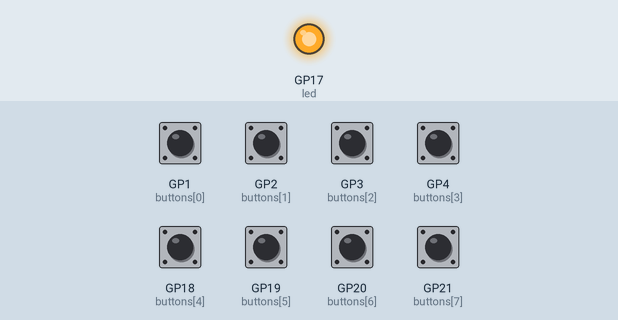
A program run on a simulated Raspberry Pi Pico running CircuitPython. Parts: output pins drawn as LEDs (lit = HIGH). The inputs (shaded band) are chosen by the test bench; at power-on: GP1 (buttons[0]), GP2 (buttons[1]), GP3 (buttons[2]), GP4 (buttons[3]), GP18 (buttons[4]), GP19 (buttons[5]), GP20 (buttons[6]), GP21 (buttons[7]) HIGH. USB keyboard and mouse output is not drawn.

Above: at 0.1 s.
Timing chart, 0 to 1.6 s (numbered marks = the images above):
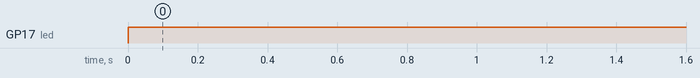

The program:

code.py
```python
import time
import board
import digitalio
import usb_hid
from adafruit_hid.keyboard import Keyboard
from adafruit_hid.keycode import Keycode
from adafruit_hid.keyboard_layout_us import KeyboardLayoutUS

# Set up a keyboard device.
kbd = Keyboard(usb_hid.devices)
layout = KeyboardLayoutUS(kbd)

SPLORE = "splore\n"

pins = (
    board.GP1,
    board.GP2,
    board.GP3,
    board.GP4,
    board.GP18,
    board.GP19,
    board.GP20,
    board.GP21
    )

keys = [
    Keycode.UP_ARROW,
    Keycode.DOWN_ARROW,
    Keycode.RIGHT_ARROW,
    Keycode.LEFT_ARROW,
    Keycode.X,
    Keycode.Z,
    SPLORE,
    Keycode.ESCAPE
]

led = digitalio.DigitalInOut(board.GP17)
led.direction = digitalio.Direction.OUTPUT

buttons = [digitalio.DigitalInOut(pin) for pin in pins]
for button in buttons:
    button.direction = digitalio.Direction.INPUT
    button.pull = digitalio.Pull.UP

while True:
    led.value = True

    for i, button in enumerate(buttons):
        if button.value:
            if keys[i] != SPLORE:
                kbd.release(keys[i])
        else:
            if keys[i] == SPLORE:
                layout.write(SPLORE)
                kbd.release_all()
            else:
                kbd.press(keys[i])
    time.sleep(0.1)
```

Measured:
- by itself, GP17 (led): LOW → HIGH at 0.00 s
